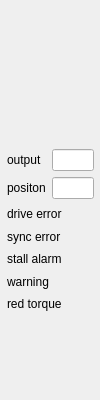
<?xml version="1.0" encoding="UTF-8"?>
<ui version="4.0">
 <class>Form</class>
 <widget class="QWidget" name="Form">
  <property name="geometry">
   <rect>
    <x>0</x>
    <y>0</y>
    <width>100</width>
    <height>400</height>
   </rect>
  </property>
  <property name="windowTitle">
   <string>Form</string>
  </property>
  <widget class="caInclude" name="cainclude">
   <property name="enabled">
    <bool>true</bool>
   </property>
   <property name="geometry">
    <rect>
     <x>0</x>
     <y>0</y>
     <width>100</width>
     <height>400</height>
    </rect>
   </property>
   <property name="macro">
    <string>IOC=$(IOC),MasterID=$(MasterID),SlaveID=$(SlaveID)</string>
   </property>
   <property name="filename" stdset="0">
    <string notr="true">ecmcE_slave_frame_S.ui</string>
   </property>
  </widget>
  <widget class="caByte" name="cabyte_7">
   <property name="geometry">
    <rect>
     <x>10</x>
     <y>80</y>
     <width>22</width>
     <height>22</height>
    </rect>
   </property>
   <property name="channel" stdset="0">
    <string notr="true">$(IOC):m$(MasterID)s$(SlaveID)-Drv01-Stat</string>
   </property>
   <property name="direction">
    <enum>caByte::Right</enum>
   </property>
   <property name="startBit">
    <number>1</number>
   </property>
   <property name="endBit">
    <number>1</number>
   </property>
   <property name="colorMode">
    <enum>caByte::Static</enum>
   </property>
   <property name="foreground" stdset="0">
    <color>
     <red>0</red>
     <green>85</green>
     <blue>0</blue>
    </color>
   </property>
  </widget>
  <widget class="caByte" name="cabyte_4">
   <property name="geometry">
    <rect>
     <x>10</x>
     <y>60</y>
     <width>44</width>
     <height>22</height>
    </rect>
   </property>
   <property name="channel" stdset="0">
    <string notr="true">$(IOC):m$(MasterID)s$(SlaveID)-Drv01-Stat</string>
   </property>
   <property name="direction">
    <enum>caByte::Right</enum>
   </property>
   <property name="startBit">
    <number>4</number>
   </property>
   <property name="endBit">
    <number>5</number>
   </property>
   <property name="colorMode">
    <enum>caByte::Static</enum>
   </property>
   <property name="foreground" stdset="0">
    <color>
     <red>0</red>
     <green>85</green>
     <blue>0</blue>
    </color>
   </property>
  </widget>
  <widget class="caByte" name="cabyte_6">
   <property name="geometry">
    <rect>
     <x>10</x>
     <y>100</y>
     <width>44</width>
     <height>22</height>
    </rect>
   </property>
   <property name="toolTip">
    <string>&lt;html&gt;&lt;head/&gt;&lt;body&gt;&lt;p&gt;digital inputs 1 and 2&lt;/p&gt;&lt;/body&gt;&lt;/html&gt;</string>
   </property>
   <property name="channel" stdset="0">
    <string notr="true">$(IOC):m$(MasterID)s$(SlaveID)-Drv01-Stat</string>
   </property>
   <property name="direction">
    <enum>caByte::Right</enum>
   </property>
   <property name="startBit">
    <number>11</number>
   </property>
   <property name="endBit">
    <number>12</number>
   </property>
   <property name="colorMode">
    <enum>caByte::Static</enum>
   </property>
   <property name="foreground" stdset="0">
    <color>
     <red>0</red>
     <green>85</green>
     <blue>0</blue>
    </color>
   </property>
  </widget>
  <widget class="caByte" name="cabyte_3">
   <property name="geometry">
    <rect>
     <x>10</x>
     <y>40</y>
     <width>44</width>
     <height>22</height>
    </rect>
   </property>
   <property name="channel" stdset="0">
    <string notr="true">$(IOC):m$(MasterID)s$(SlaveID)-Drv01-Stat</string>
   </property>
   <property name="direction">
    <enum>caByte::Right</enum>
   </property>
   <property name="startBit">
    <number>8</number>
   </property>
   <property name="endBit">
    <number>9</number>
   </property>
   <property name="colorMode">
    <enum>caByte::Static</enum>
   </property>
   <property name="foreground" stdset="0">
    <color>
     <red>0</red>
     <green>85</green>
     <blue>0</blue>
    </color>
   </property>
  </widget>
  <widget class="caFrame" name="caframe">
   <property name="geometry">
    <rect>
     <x>-2</x>
     <y>140</y>
     <width>105</width>
     <height>181</height>
    </rect>
   </property>
   <layout class="QVBoxLayout" name="verticalLayout">
    <item>
     <layout class="QGridLayout" name="gridLayout_7" columnstretch="1,2">
      <item row="0" column="0">
       <widget class="caLabel" name="calabel_9">
        <property name="text">
         <string>output</string>
        </property>
       </widget>
      </item>
      <item row="0" column="1">
       <widget class="caLineEdit" name="calineedit_2">
        <property name="alignment">
         <set>Qt::AlignRight|Qt::AlignTrailing|Qt::AlignVCenter</set>
        </property>
        <property name="channel" stdset="0">
         <string notr="true">$(IOC):m$(MasterID)s$(SlaveID)-Drv01-Spd-RB</string>
        </property>
        <property name="background">
         <color alpha="0">
          <red>160</red>
          <green>160</green>
          <blue>164</blue>
         </color>
        </property>
        <property name="colorMode">
         <enum>caLineEdit::Static</enum>
        </property>
        <property name="precisionMode">
         <enum>caLineEdit::User</enum>
        </property>
       </widget>
      </item>
      <item row="1" column="0">
       <widget class="caLabel" name="calabel_10">
        <property name="text">
         <string>positon</string>
        </property>
       </widget>
      </item>
      <item row="1" column="1">
       <widget class="caLineEdit" name="calineedit">
        <property name="toolTip">
         <string>&lt;html&gt;&lt;head/&gt;&lt;body&gt;&lt;p&gt;internal step counter&lt;/p&gt;&lt;p&gt;WARNING: uint16, beware the overflow&lt;/p&gt;&lt;/body&gt;&lt;/html&gt;</string>
        </property>
        <property name="alignment">
         <set>Qt::AlignRight|Qt::AlignTrailing|Qt::AlignVCenter</set>
        </property>
        <property name="channel" stdset="0">
         <string notr="true">$(IOC):m$(MasterID)s$(SlaveID)-Enc01-PosAct</string>
        </property>
        <property name="background">
         <color alpha="0">
          <red>160</red>
          <green>160</green>
          <blue>164</blue>
         </color>
        </property>
        <property name="colorMode">
         <enum>caLineEdit::Static</enum>
        </property>
        <property name="precisionMode">
         <enum>caLineEdit::User</enum>
        </property>
       </widget>
      </item>
     </layout>
    </item>
    <item>
     <layout class="QGridLayout" name="gridLayout" rowstretch="1,1,1,1,1" columnstretch="5,0">
      <item row="2" column="1">
       <widget class="caLed" name="caled_5">
        <property name="minimumSize">
         <size>
          <width>18</width>
          <height>18</height>
         </size>
        </property>
        <property name="toolTip">
         <string>&lt;html&gt;&lt;head/&gt;&lt;body&gt;&lt;p&gt;E-Bus Power Status&lt;/p&gt;&lt;/body&gt;&lt;/html&gt;</string>
        </property>
        <property name="rectangular">
         <bool>true</bool>
        </property>
        <property name="gradientEnabled">
         <bool>false</bool>
        </property>
        <property name="channel" stdset="0">
         <string notr="true">$(IOC):m$(MasterID)s$(SlaveID)-Drv01-StlAlrm</string>
        </property>
        <property name="colorMode">
         <enum>caLed::Static</enum>
        </property>
        <property name="falseColor">
         <color>
          <red>170</red>
          <green>0</green>
          <blue>0</blue>
         </color>
        </property>
        <property name="trueColor">
         <color>
          <red>0</red>
          <green>85</green>
          <blue>0</blue>
         </color>
        </property>
        <property name="trueValue">
         <string notr="true">0</string>
        </property>
        <property name="falseValue">
         <string notr="true">1</string>
        </property>
       </widget>
      </item>
      <item row="3" column="0">
       <widget class="caLabel" name="calabel_8">
        <property name="toolTip">
         <string>&lt;html&gt;&lt;head/&gt;&lt;body&gt;&lt;p&gt;E-Bus Power Status&lt;/p&gt;&lt;/body&gt;&lt;/html&gt;</string>
        </property>
        <property name="text">
         <string>warning</string>
        </property>
       </widget>
      </item>
      <item row="1" column="0">
       <widget class="caLabel" name="calabel_7">
        <property name="toolTip">
         <string>&lt;html&gt;&lt;head/&gt;&lt;body&gt;&lt;p&gt;E-Bus Power Status&lt;/p&gt;&lt;/body&gt;&lt;/html&gt;</string>
        </property>
        <property name="text">
         <string>sync error</string>
        </property>
       </widget>
      </item>
      <item row="4" column="1">
       <widget class="caByte" name="cabyte_10">
        <property name="minimumSize">
         <size>
          <width>18</width>
          <height>18</height>
         </size>
        </property>
        <property name="toolTip">
         <string>&lt;html&gt;&lt;head/&gt;&lt;body&gt;&lt;p&gt;reduced torque, aka holding current&lt;/p&gt;&lt;/body&gt;&lt;/html&gt;</string>
        </property>
        <property name="channel" stdset="0">
         <string notr="true">$(IOC):m$(MasterID)s$(SlaveID)-Drv01-Stat</string>
        </property>
        <property name="direction">
         <enum>caByte::Right</enum>
        </property>
        <property name="startBit">
         <number>6</number>
        </property>
        <property name="endBit">
         <number>6</number>
        </property>
        <property name="colorMode">
         <enum>caByte::Static</enum>
        </property>
        <property name="foreground" stdset="0">
         <color>
          <red>0</red>
          <green>85</green>
          <blue>0</blue>
         </color>
        </property>
       </widget>
      </item>
      <item row="2" column="0">
       <widget class="caLabel" name="calabel_6">
        <property name="toolTip">
         <string>&lt;html&gt;&lt;head/&gt;&lt;body&gt;&lt;p&gt;E-Bus Power Status&lt;/p&gt;&lt;/body&gt;&lt;/html&gt;</string>
        </property>
        <property name="text">
         <string>stall alarm</string>
        </property>
       </widget>
      </item>
      <item row="3" column="1">
       <widget class="caLed" name="caled_7">
        <property name="minimumSize">
         <size>
          <width>18</width>
          <height>18</height>
         </size>
        </property>
        <property name="toolTip">
         <string>&lt;html&gt;&lt;head/&gt;&lt;body&gt;&lt;p&gt;E-Bus Power Status&lt;/p&gt;&lt;/body&gt;&lt;/html&gt;</string>
        </property>
        <property name="rectangular">
         <bool>true</bool>
        </property>
        <property name="gradientEnabled">
         <bool>false</bool>
        </property>
        <property name="channel" stdset="0">
         <string notr="true">$(IOC):m$(MasterID)s$(SlaveID)-Drv01-WrnAlrm</string>
        </property>
        <property name="colorMode">
         <enum>caLed::Static</enum>
        </property>
        <property name="falseColor">
         <color>
          <red>255</red>
          <green>170</green>
          <blue>0</blue>
         </color>
        </property>
        <property name="trueColor">
         <color>
          <red>0</red>
          <green>85</green>
          <blue>0</blue>
         </color>
        </property>
        <property name="trueValue">
         <string notr="true">0</string>
        </property>
        <property name="falseValue">
         <string notr="true">1</string>
        </property>
       </widget>
      </item>
      <item row="1" column="1">
       <widget class="caLed" name="caled_6">
        <property name="minimumSize">
         <size>
          <width>18</width>
          <height>18</height>
         </size>
        </property>
        <property name="toolTip">
         <string>&lt;html&gt;&lt;head/&gt;&lt;body&gt;&lt;p&gt;E-Bus Power Status&lt;/p&gt;&lt;/body&gt;&lt;/html&gt;</string>
        </property>
        <property name="rectangular">
         <bool>true</bool>
        </property>
        <property name="gradientEnabled">
         <bool>false</bool>
        </property>
        <property name="channel" stdset="0">
         <string notr="true">$(IOC):m$(MasterID)s$(SlaveID)-Drv01-SyncErrAlrm</string>
        </property>
        <property name="colorMode">
         <enum>caLed::Static</enum>
        </property>
        <property name="falseColor">
         <color>
          <red>170</red>
          <green>0</green>
          <blue>0</blue>
         </color>
        </property>
        <property name="trueColor">
         <color>
          <red>0</red>
          <green>85</green>
          <blue>0</blue>
         </color>
        </property>
        <property name="trueValue">
         <string notr="true">0</string>
        </property>
        <property name="falseValue">
         <string notr="true">1</string>
        </property>
       </widget>
      </item>
      <item row="0" column="1">
       <widget class="caLed" name="caled_3">
        <property name="minimumSize">
         <size>
          <width>18</width>
          <height>18</height>
         </size>
        </property>
        <property name="toolTip">
         <string>&lt;html&gt;&lt;head/&gt;&lt;body&gt;&lt;p&gt;E-Bus Power Status&lt;/p&gt;&lt;/body&gt;&lt;/html&gt;</string>
        </property>
        <property name="rectangular">
         <bool>true</bool>
        </property>
        <property name="gradientEnabled">
         <bool>false</bool>
        </property>
        <property name="channel" stdset="0">
         <string notr="true">$(IOC):m$(MasterID)s$(SlaveID)-Drv01-ErrAlrm</string>
        </property>
        <property name="colorMode">
         <enum>caLed::Static</enum>
        </property>
        <property name="falseColor">
         <color>
          <red>170</red>
          <green>0</green>
          <blue>0</blue>
         </color>
        </property>
        <property name="trueColor">
         <color>
          <red>0</red>
          <green>85</green>
          <blue>0</blue>
         </color>
        </property>
        <property name="trueValue">
         <string notr="true">0</string>
        </property>
        <property name="falseValue">
         <string notr="true">1</string>
        </property>
       </widget>
      </item>
      <item row="4" column="0">
       <widget class="caLabel" name="calabel_4">
        <property name="toolTip">
         <string>&lt;html&gt;&lt;head/&gt;&lt;body&gt;&lt;p&gt;E-Bus Power Status&lt;/p&gt;&lt;/body&gt;&lt;/html&gt;</string>
        </property>
        <property name="text">
         <string>red torque</string>
        </property>
       </widget>
      </item>
      <item row="0" column="0">
       <widget class="caLabel" name="calabel_5">
        <property name="toolTip">
         <string>&lt;html&gt;&lt;head/&gt;&lt;body&gt;&lt;p&gt;E-Bus Power Status&lt;/p&gt;&lt;/body&gt;&lt;/html&gt;</string>
        </property>
        <property name="text">
         <string>drive error</string>
        </property>
       </widget>
      </item>
     </layout>
    </item>
   </layout>
  </widget>
 </widget>
 <customwidgets>
  <customwidget>
   <class>caFrame</class>
   <extends>QFrame</extends>
   <header>caFrame</header>
   <container>1</container>
  </customwidget>
  <customwidget>
   <class>caLabel</class>
   <extends>QLabel</extends>
   <header>caLabel</header>
  </customwidget>
  <customwidget>
   <class>caInclude</class>
   <extends>QWidget</extends>
   <header>caInclude</header>
  </customwidget>
  <customwidget>
   <class>caLed</class>
   <extends>QWidget</extends>
   <header>caLed</header>
  </customwidget>
  <customwidget>
   <class>caLineEdit</class>
   <extends>QLineEdit</extends>
   <header>caLineEdit</header>
  </customwidget>
  <customwidget>
   <class>caByte</class>
   <extends>QWidget</extends>
   <header>caByte</header>
  </customwidget>
 </customwidgets>
 <resources/>
 <connections/>
</ui>
